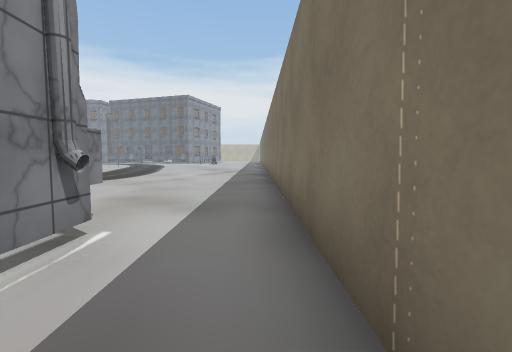
view 1 (above)

23 first-person views from a walk through a 3-D level made in the Unity game engine. The camera is 1.5 m above the floor, tilts 4° down and sees 85° across. The floor is counted in squares, 2 m on a side. Each view is taken from the middle of a square. On the plan, view 1 faces up. The plan holds only what a view shows up to about 10 squares ahead; the rest is blank. The place goes on beyond the plan. The player is left out. Some animated figures are left out. Door leaves are left out, so doorways stand open. Some surface patterns are stand-ins.

view 2
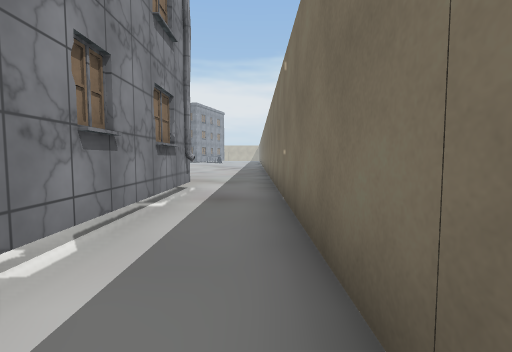

view 3
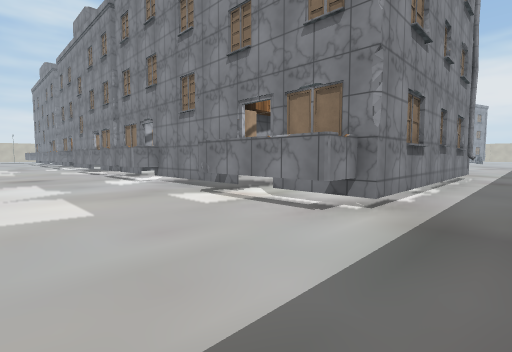

view 4
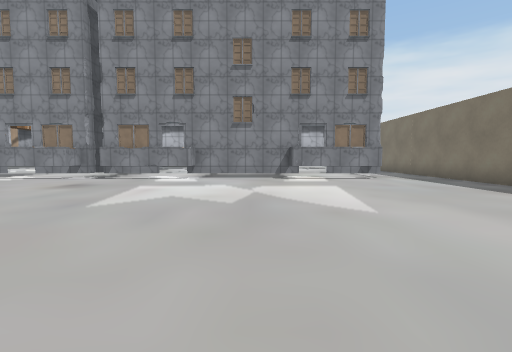

view 5
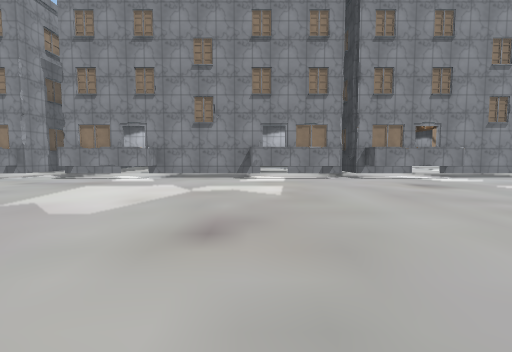

view 6
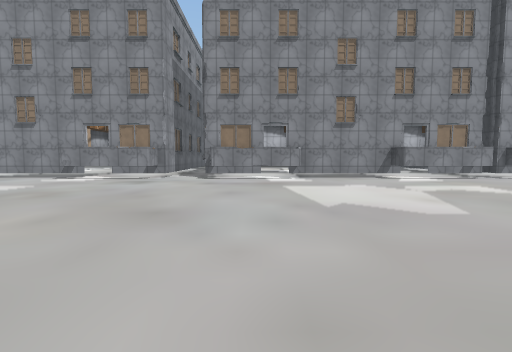

view 7
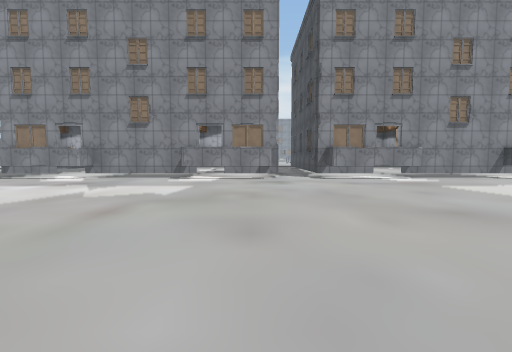

view 8
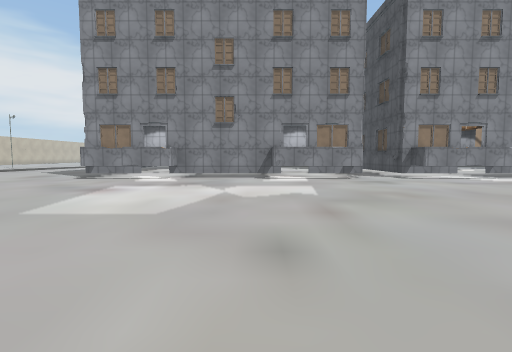

view 9
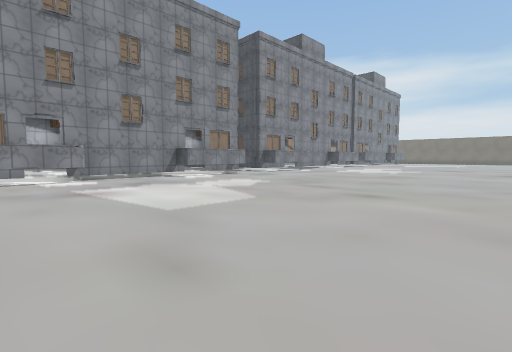

view 10
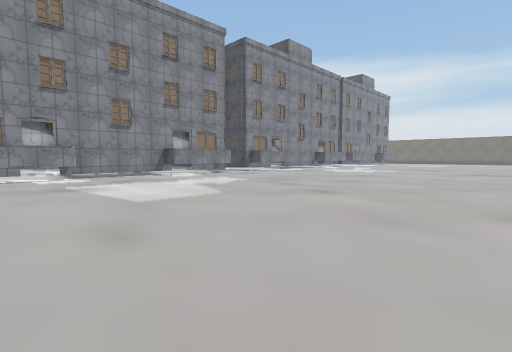

view 11
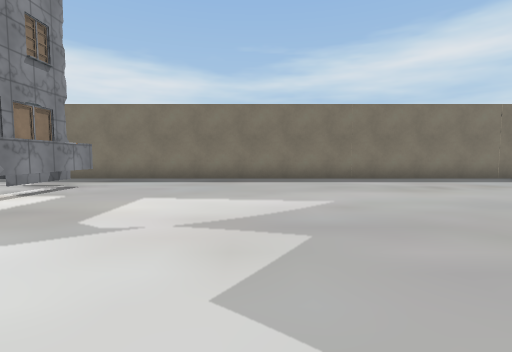

view 12
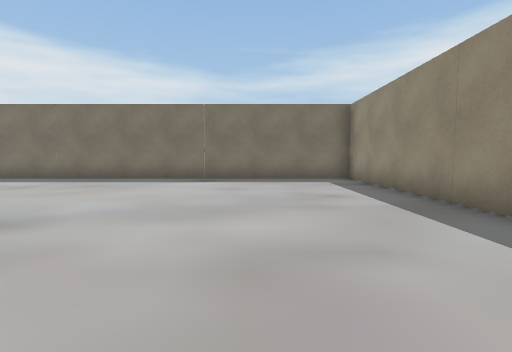

view 13
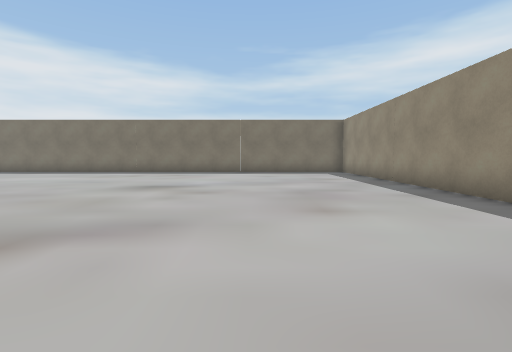

view 14
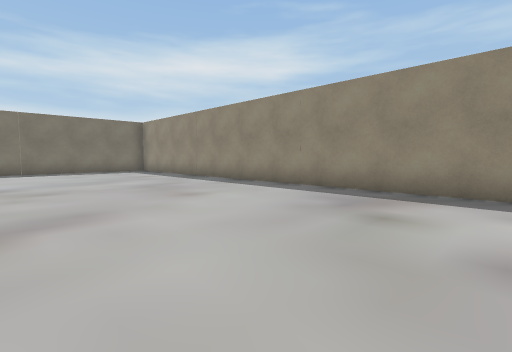

view 15
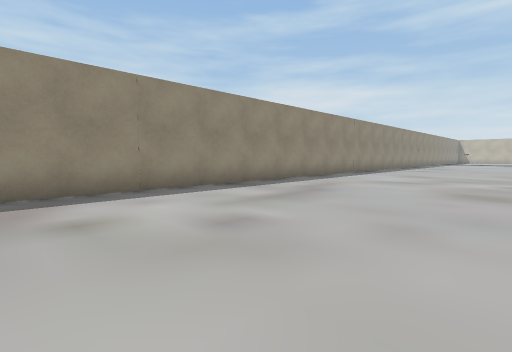

view 16
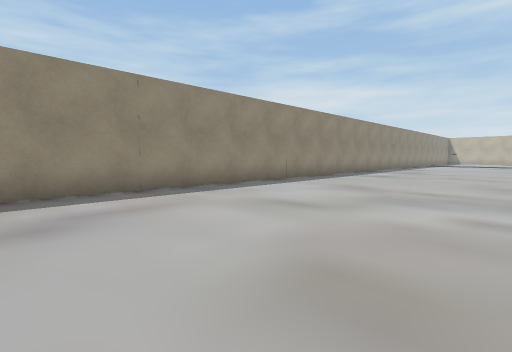

view 17
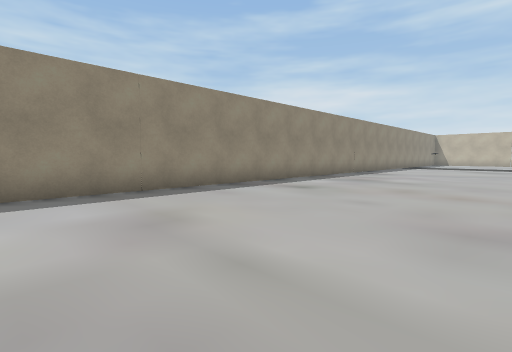

view 18
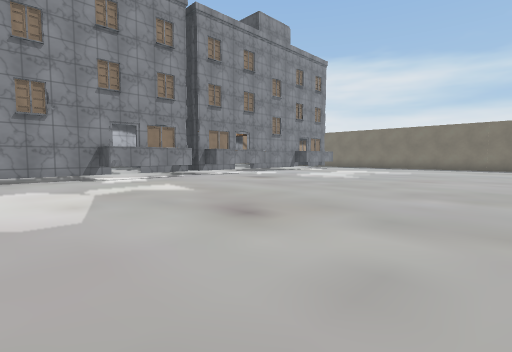

view 19
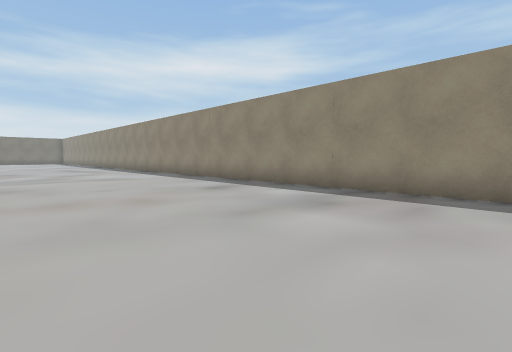

view 20
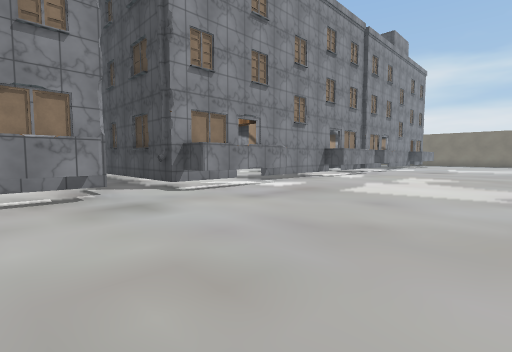

view 21
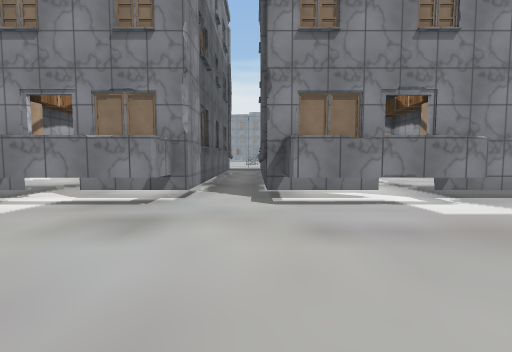

view 22
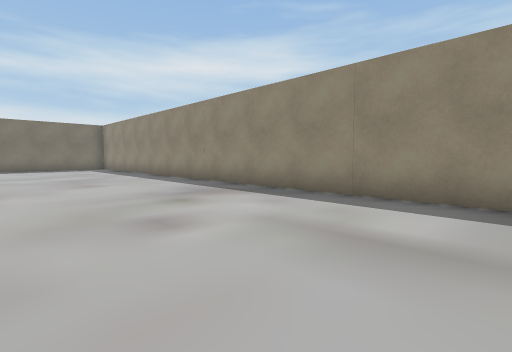

view 23
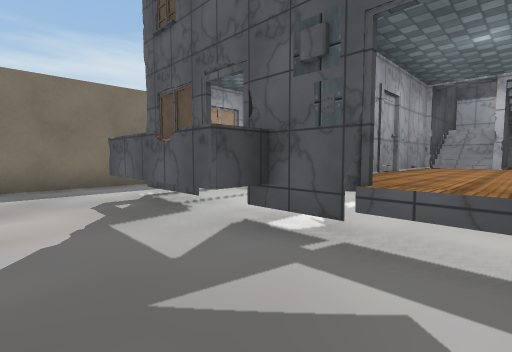

### Floor plan
Points are (right, up) in squares from view 1. A wall is a line through its corners. A room is listed if a view was taken in it or the views show most of it. See-through windows are left out.
Room 1 (view 1)
walls: (-1.6, -1.5) (-1.6, -2.6); (0.5, -2.5) (0.5, 1.5)
ways out: opening at (-0.5, -2) to room 2; opening at (-0.5, 2.5) to room 3
Room 2 (views 2, 3, 4, 5, 6, 7, 8, 9, 10, 11, 12, 13, 14, 15, 16, 17, 18, 19, 20, 21, 22)
walls: (-19.4, -5.9) (-20.6, -5.9); (-12.4, -5.9) (-14.6, -5.9); (-15.5, -5.1) (-18.6, -5.1); (-8.4, -5.9) (-10.6, -5.9); (-24.4, -5.9) (-25.6, -5.9); (-26.4, -5.1) (-29.6, -5.1); (-5.4, -5.1) (-7.6, -5.1); (-2.4, -5.9) (-4.6, -5.9); (-30.4, -5.9) (-32.5, -5.9); (-32.8, -23) (0.5, -23.2) (0.5, -2.5)
low walls: (-12.4, -5.1) (-13.9, -5.1); (-19.8, -5.1) (-20.6, -5.1); (-9.4, -5.1) (-10.6, -5.1); (-24.4, -5.1) (-25.1, -5.1); (-2.4, -5.1) (-3.5, -5.1); (-31, -5.1) (-32.5, -5.1)
ways out: opening at (-0.5, -2) to room 1; opening at (-22.5, -2); open door at (-31, -5); open door at (-14, -5); open door at (-9, -5); open door at (-4, -5)
objects: fridge (-26, -5); fridge (-19, -5)
Room 3 (view 23)
walls: (-7, 2.7) (-4.4, 2.7); (-4.8, 2.6) (-4.8, 3.4) (-1.9, 3.4); (-1.6, 2.7) (-1.6, 1.4); (0.5, 1.5) (0.5, 10)
low walls: (-3.4, 2.7) (-1.6, 2.7)
ways out: opening at (-0.5, 2.5) to room 1; opening at (-5, 2.5); open door at (-6.5, 3); open door at (-4, 3)

Positions as (right, up) in squares from view 1, and headings:
1: (0, 0), facing up
2: (0, -4), facing up
3: (0, -9), facing up-left
4: (-6, -15), facing up
5: (-15, -15), facing up
6: (-20, -15), facing up
7: (-24, -15), facing up
8: (-27, -15), facing up
9: (-32, -15), facing up-right
10: (-32, -16), facing up-right
11: (-9, -10), facing right
12: (-9, -20), facing right
13: (-13, -19), facing right
14: (-14, -17), facing down-right
15: (-12, -17), facing down-left
16: (-17, -17), facing down-left
17: (-22, -17), facing down-left
18: (-18, -15), facing up-right
19: (-33, -17), facing down-right
20: (-25, -11), facing up-right
21: (-22, -10), facing up
22: (-17, -18), facing down-right
23: (-7, 5), facing down-right
